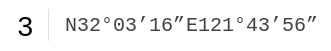
   <widget class="QFrame" name="frame_6">
    <property name="geometry">
     <rect>
      <x>140</x>
      <y>260</y>
      <width>331</width>
      <height>51</height>
     </rect>
    </property>
    <property name="styleSheet">
     <string notr="true">QFrame{
background: #FFFFFF;
border: 0px;
border-radius:5px;
}
QLineEdit{
font-family: Consolas;
font-size: 20px;
color: #424242;
background: rgb(0,0,0,0);
border:0px;
}
QLabel{
font-family: &quot;微软雅黑&quot;;
font-size: 20px;
color: #424242;
}</string>
    </property>
    <property name="frameShape">
     <enum>QFrame::StyledPanel</enum>
    </property>
    <property name="frameShadow">
     <enum>QFrame::Raised</enum>
    </property>
    <widget class="QFrame" name="frame_11">
     <property name="geometry">
      <rect>
       <x>48</x>
       <y>9</y>
       <width>1</width>
       <height>32</height>
      </rect>
     </property>
     <property name="styleSheet">
      <string notr="true">background: rgb(0, 0, 0, 0); 
border:1px solid #dfdfdf; </string>
     </property>
     <property name="frameShape">
      <enum>QFrame::StyledPanel</enum>
     </property>
     <property name="frameShadow">
      <enum>QFrame::Raised</enum>
     </property>
    </widget>
    <widget class="QLineEdit" name="lineEdit_lat_5">
     <property name="enabled">
      <bool>true</bool>
     </property>
     <property name="geometry">
      <rect>
       <x>63</x>
       <y>10</y>
       <width>131</width>
       <height>30</height>
      </rect>
     </property>
     <property name="font">
      <font>
       <family>Consolas</family>
       <pointsize>-1</pointsize>
      </font>
     </property>
     <property name="focusPolicy">
      <enum>Qt::ClickFocus</enum>
     </property>
     <property name="styleSheet">
      <string notr="true"/>
     </property>
     <property name="text">
      <string>N32°03’16”</string>
     </property>
     <property name="cursorMoveStyle">
      <enum>Qt::LogicalMoveStyle</enum>
     </property>
    </widget>
    <widget class="QLineEdit" name="lineEdit_lng_5">
     <property name="enabled">
      <bool>true</bool>
     </property>
     <property name="geometry">
      <rect>
       <x>180</x>
       <y>10</y>
       <width>141</width>
       <height>30</height>
      </rect>
     </property>
     <property name="font">
      <font>
       <family>Consolas</family>
       <pointsize>-1</pointsize>
      </font>
     </property>
     <property name="focusPolicy">
      <enum>Qt::StrongFocus</enum>
     </property>
     <property name="styleSheet">
      <string notr="true"/>
     </property>
     <property name="text">
      <string> E121°43’56”</string>
     </property>
    </widget>
    <widget class="QPushButton" name="pushButton_jia3_4">
     <property name="geometry">
      <rect>
       <x>0</x>
       <y>0</y>
       <width>51</width>
       <height>51</height>
      </rect>
     </property>
     <property name="font">
      <font>
       <pointsize>-1</pointsize>
      </font>
     </property>
     <property name="styleSheet">
      <string notr="true">QPushButton{
background-color: rgb(0,0,0,0);
border: none;
border-radius: 5px;
color: black;
font-familay : &quot;微软雅黑&quot;;
font-size: 28px;
}

QPushButton:clicked{
background-color: #EAEAEA;
border:none;
border-radius: 5px;
color: #FF8C00;
font-familay : &quot;微软雅黑&quot;;
font-size: 28px;
}

QPushButton:disabled{
border: 2px solid #C7C7C7;
border-radius: 5px;
color: #C7C7C7;
font-familay : &quot;微软雅黑&quot;;
font-size: 28px;
}

QPushButton:checked{
background-color: #FF8C00;
border: 0px;
border-radius: 5px;
color: #FFFFFF;
font-familay : &quot;微软雅黑&quot;;
font-size: 28px;
}</string>
     </property>
     <property name="text">
      <string>3</string>
     </property>
    </widget>
   </widget>
